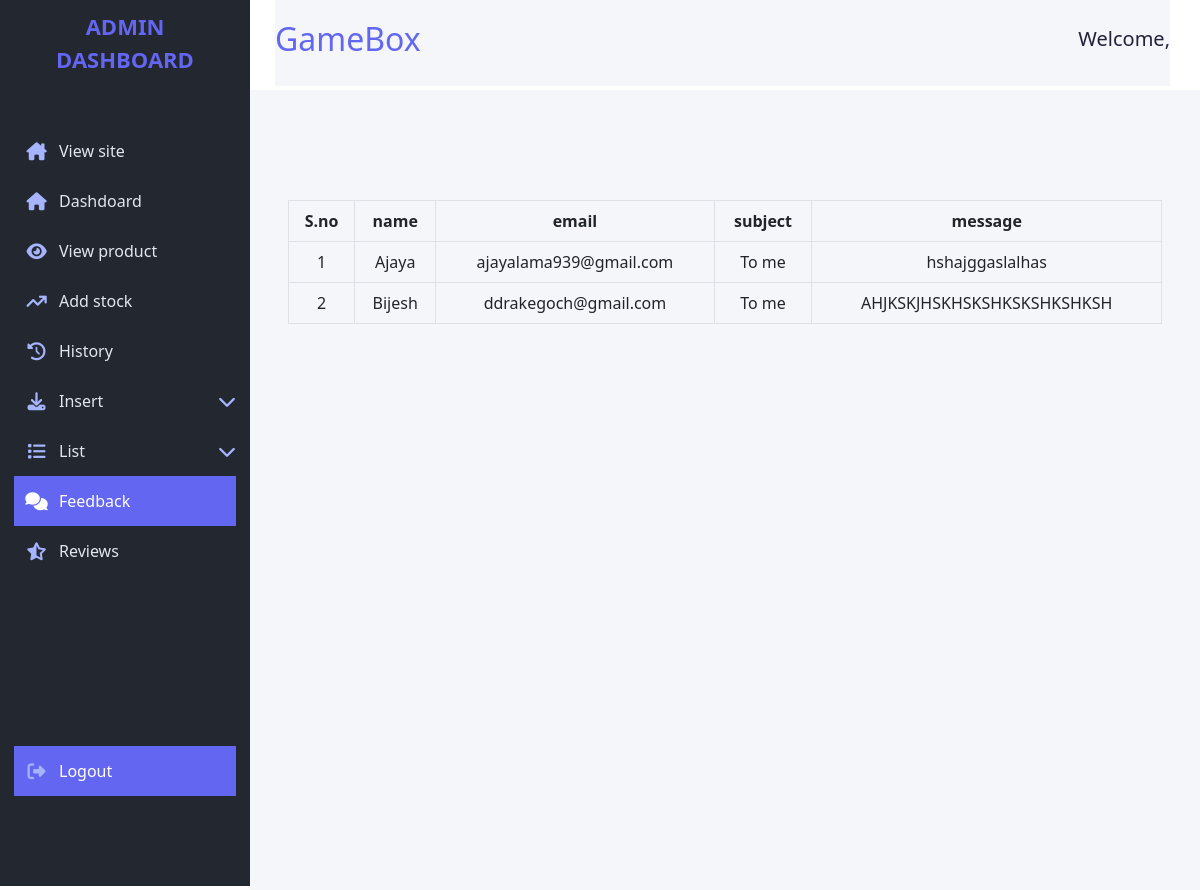
The app's page /admin_area/index.php?feedback (signed in) with its own data.
### tables this page shows
CREATE TABLE `contact_message` (
  `id` int(11) NOT NULL,
  `name` varchar(100) NOT NULL,
  `email` varchar(255) NOT NULL,
  `subject` varchar(255) NOT NULL,
  `message` varchar(255) NOT NULL
);

### admin_area/feedback.php (the view)
<?php
include '../include/connect_database.php';
if (isset($_GET['feedback'])) {
    $select_query = "SELECT * FROM contact_message";
    $result = mysqli_query($conn, $select_query);
}
?>
<section class="feedback-section section-gaps">
    <div class="container">
        <table class="table text-center table-bordered">
            <thead>
                <tr>
                    <th>S.no</th>
                    <th>name</th>
                    <th>email</th>
                    <th>subject</th>
                    <th>message</th>
                </tr>
            </thead>
            <tbody>
                <?php
                if (isset($result) && mysqli_num_rows($result) > 0) {
                    $i = 1;
                    while ($row = mysqli_fetch_assoc($result)) {
                        echo "<tr>";
                        echo "<td>{$i}</td>";
                        echo "<td>" . htmlspecialchars($row['name']) . "</td>";
                        echo "<td>" . htmlspecialchars($row['email']) . "</td>";
                        echo "<td>" . htmlspecialchars($row['subject']) . "</td>";
                        echo "<td>" . htmlspecialchars($row['message']) . "</td>";
                        echo "</tr>";
                        $i++;
                    }
                } else {
                    echo "<tr><td colspan='5'>No feedback available</td></tr>";
                }
                ?>
            </tbody>
        </table>
    </div>
</section>

### admin_area/style.css (style rules this page uses)
:root { --primary-color: #23272f; --secondary-color: #f4f6fa; --third-color: #6366f1; --third-color-hover: #4f46e5; --text-color: #22223b; --sidebar-text: #e0e7ef; --sidebar-icon: #a5b4fc; --default-transition: all 0.3s linear; }
.section-gaps { padding: 100px 0; }

### records on screen
contact_message: name "Ajaya", email "ajayalama939@gmail.com", subject "To me", message "hshajggaslalhas"
contact_message: name "Bijesh", email "ddrakegoch@gmail.com", subject "To me", message "AHJKSKJHSKHSKSHKSKSHKSHKSH"
